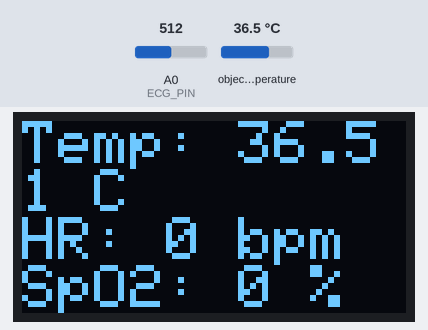
Recording of a sketch running on a simulated Arduino Uno, built with avr-gcc and run on an emulated ATmega328P. On the bench: 128×64 one-colour display. Inputs (shaded band) come from the test bench; at power-on: object temperature 36.5 °C, A0 (ECG_PIN) = 512. The display library's start-up logo is not drawn; what the sketch prints to the serial monitor is not drawn.

Above: at 3.2 s.
3.3 s: object temperature set to 20 °C
At 5.1 s:
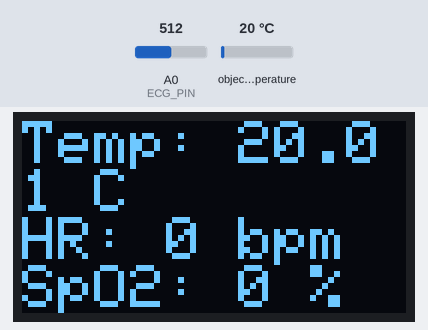
5.6 s: object temperature set to 26 °C
At 6.6 s:
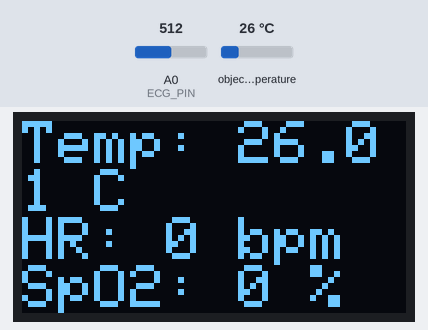
7.7 s: object temperature set to 32 °C
At 9.4 s:
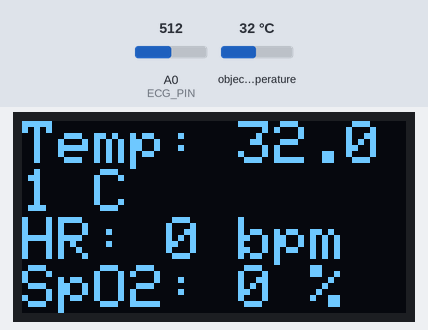
Timing chart, 0 to 10.9 s (numbered marks = the images above; inputs shaded):
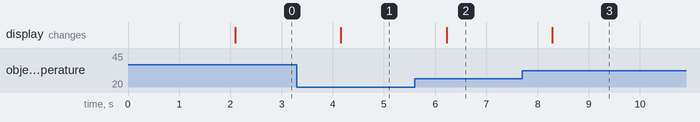

The sketch:

minor.ino
```cpp
#include <Wire.h>
#include <Adafruit_GFX.h>
#include <Adafruit_SH110X.h> // Change the library to Adafruit_SH110X.h
#include <MAX30100_PulseOximeter.h>
#include <Adafruit_MLX90614.h>
// Define pin for ECG
#define ECG_PIN A0
// Define screen dimensions and I2C address
#define SCREEN_WIDTH 128
#define SCREEN_HEIGHT 64
#define SCREEN_ADDRESS 0x3C
// Initialize display
Adafruit_SH1106G display = Adafruit_SH1106G(SCREEN_WIDTH, SCREEN_HEIGHT, &Wire, -1);
// Initialize pulse oximeter
PulseOximeter pox;
// Initialize MLX90614 temperature sensor
Adafruit_MLX90614 mlx = Adafruit_MLX90614();
void setup() {
// Start serial communication
Serial.begin(115200);
// Initialize display
if(!display.begin(SCREEN_ADDRESS)) { // Change here to initialize with SCREEN_ADDRESS
Serial.println(F("SH110X allocation failed"));
for(;;); // Loop forever if display initialization fails

}
display.display();
delay(2000);
display.clearDisplay();
// Initialize MLX90614 sensor
Serial.println("MLX90614 test");
mlx.begin();
// Initialize pulse oximeter
pox.begin();
pox.setIRLedCurrent(MAX30100_LED_CURR_7_6MA);
}
void loop() {
// Read temperature from MLX90614
float temperature = mlx.readObjectTempC();
Serial.print("Temperature: ");
Serial.print(temperature);
Serial.println(" °C");
// Read heart rate from pulse oximeter
int heartRate = pox.getHeartRate();
Serial.print("Heart rate: ");
Serial.print(heartRate);
Serial.println(" bpm");
// Read blood oxygen level from pulse oximeter
int oxygen = pox.getSpO2();
Serial.print("Blood oxygen: ");
Serial.print(oxygen);
Serial.println(" %");
// Read ECG value from analog pin
int ecgValue = analogRead(ECG_PIN);
Serial.print("ECG Value: ");
Serial.println(ecgValue);
// Display data on the screen
display.clearDisplay();
display.setTextSize(2);
display.setTextColor(SH110X_WHITE); // Change SSD1306_WHITE to SH110X_WHITE
display.setCursor(0, 0);
display.print("Temp: ");
display.print(temperature);
display.println(" C");
display.print("HR: ");
display.print(heartRate);
display.println(" bpm");
display.print("SpO2: ");
display.print(oxygen);
display.println(" %");
display.print("ECG: ");
display.println(ecgValue);
display.display();
// Wait for 1 second before updating the data
delay(1000);
}
```

Measured:
- after the input at 3.3 s, the display: changes after 0.86 s (image 1)
- after the input at 5.6 s, the display: changes after 0.62 s (image 2)
- after the input at 7.7 s, the display: changes after 0.59 s (image 3)
